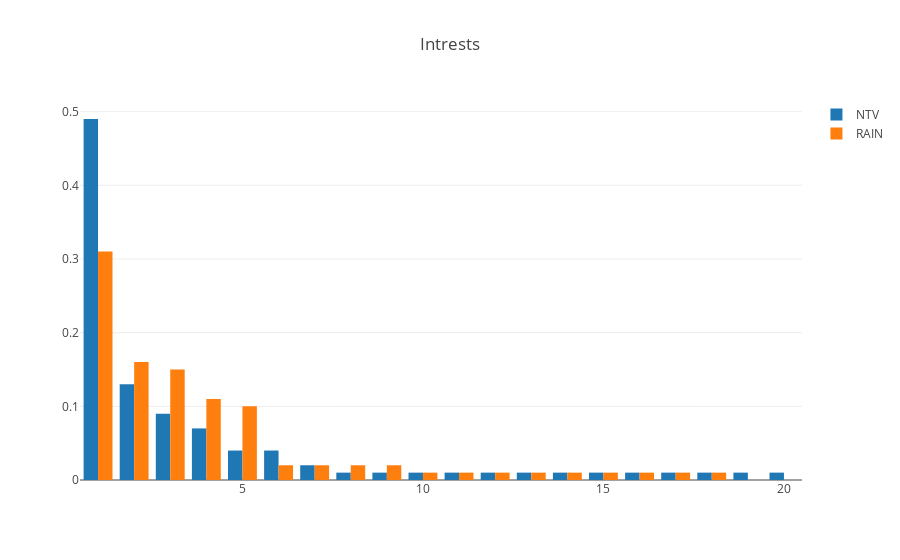

The notebook cell this image was saved under:
### Code cell
from plotly.offline import init_notebook_mode, iplot
import plotly
import plotly.graph_objs as go

init_notebook_mode(connected=True)


trace0 = go.Bar(
    x=ntv_vs_rain.index,
    y=ntv_vs_rain.group_index_percent_ntv,
    name='NTV',
    orientation = 'v'
)

trace1 = go.Bar(
    x=ntv_vs_rain.index,
    y=ntv_vs_rain.group_index_percent_rain,
    name='RAIN',
    orientation = 'v'
)

data = [trace0, trace1]
layout = {'title': 'Intrests'}

fig = go.Figure(data=data, layout=layout)

iplot(fig, show_link=False)

### Figure 1 — Plotly figure (JSON) as saved in the notebook; plotly's stock layout.template omitted (floating-point values rounded to 4 significant figures)
{"data": [{"name": "NTV", "orientation": "v", "type": "bar", "uid": "660aa092-e9bf-11e8-8c94-60f81daa36fa", "x": [1, 2, 3, 4, 5, 6, 7, 8, 9, 10, 11, 12, 13, 14, 15, 16, 17, 18, 19, 20], "y": [0.49, 0.13, 0.09, 0.07, 0.04, 0.04, 0.02, 0.01, 0.01, 0.01, 0.01, 0.01, 0.01, 0.01, 0.01, 0.01, 0.01, 0.01, 0.01, 0.01]}, {"name": "RAIN", "orientation": "v", "type": "bar", "uid": "660aa51a-e9bf-11e8-92c8-60f81daa36fa", "x": [1, 2, 3, 4, 5, 6, 7, 8, 9, 10, 11, 12, 13, 14, 15, 16, 17, 18, 19, 20], "y": [0.31, 0.16, 0.15, 0.11, 0.1, 0.02, 0.02, 0.02, 0.02, 0.01, 0.01, 0.01, 0.01, 0.01, 0.01, 0.01, 0.01, 0.01, 0, 0]}], "layout": {"title": "Intrests"}}
